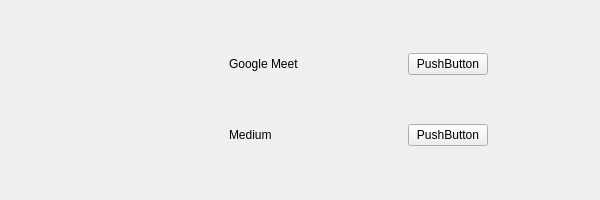
      <widget class="QWidget" name="tab_5">
       <attribute name="title">
        <string>Internet</string>
       </attribute>
       <widget class="QWidget" name="gridLayoutWidget">
        <property name="geometry">
         <rect>
          <x>10</x>
          <y>10</y>
          <width>581</width>
          <height>181</height>
         </rect>
        </property>
        <layout class="QGridLayout" name="gridLayout_7">
         <item row="1" column="3">
          <widget class="QLabel" name="label_56">
           <property name="text">
            <string>Medium</string>
           </property>
          </widget>
         </item>
         <item row="0" column="3">
          <widget class="QLabel" name="label_55">
           <property name="text">
            <string>Google Meet</string>
           </property>
          </widget>
         </item>
         <item row="0" column="1">
          <widget class="QLabel" name="label_53">
           <property name="text">
            <string/>
           </property>
           <property name="pixmap">
            <pixmap resource="ImgsResources.qrc">:/Imgs/WebApps/Imgs/WebApps/gmeet.png</pixmap>
           </property>
          </widget>
         </item>
         <item row="1" column="5">
          <widget class="QPushButton" name="pushButton_Medium">
           <property name="text">
            <string>PushButton</string>
           </property>
          </widget>
         </item>
         <item row="1" column="1">
          <widget class="QLabel" name="label_54">
           <property name="text">
            <string/>
           </property>
           <property name="pixmap">
            <pixmap resource="ImgsResources.qrc">:/Imgs/WebApps/Imgs/WebApps/medium.png</pixmap>
           </property>
          </widget>
         </item>
         <item row="0" column="5">
          <widget class="QPushButton" name="pushButton_GoogleMeet">
           <property name="text">
            <string>PushButton</string>
           </property>
          </widget>
         </item>
         <item row="0" column="4">
          <spacer name="horizontalSpacer_41">
           <property name="orientation">
            <enum>Qt::Horizontal</enum>
           </property>
           <property name="sizeHint" stdset="0">
            <size>
             <width>40</width>
             <height>20</height>
            </size>
           </property>
          </spacer>
         </item>
         <item row="0" column="0">
          <spacer name="horizontalSpacer_39">
           <property name="orientation">
            <enum>Qt::Horizontal</enum>
           </property>
           <property name="sizeHint" stdset="0">
            <size>
             <width>40</width>
             <height>20</height>
            </size>
           </property>
          </spacer>
         </item>
         <item row="0" column="2">
          <spacer name="horizontalSpacer_40">
           <property name="orientation">
            <enum>Qt::Horizontal</enum>
           </property>
           <property name="sizeHint" stdset="0">
            <size>
             <width>40</width>
             <height>20</height>
            </size>
           </property>
          </spacer>
         </item>
         <item row="0" column="6">
          <spacer name="horizontalSpacer_42">
           <property name="orientation">
            <enum>Qt::Horizontal</enum>
           </property>
           <property name="sizeHint" stdset="0">
            <size>
             <width>40</width>
             <height>20</height>
            </size>
           </property>
          </spacer>
         </item>
        </layout>
       </widget>
      </widget>
